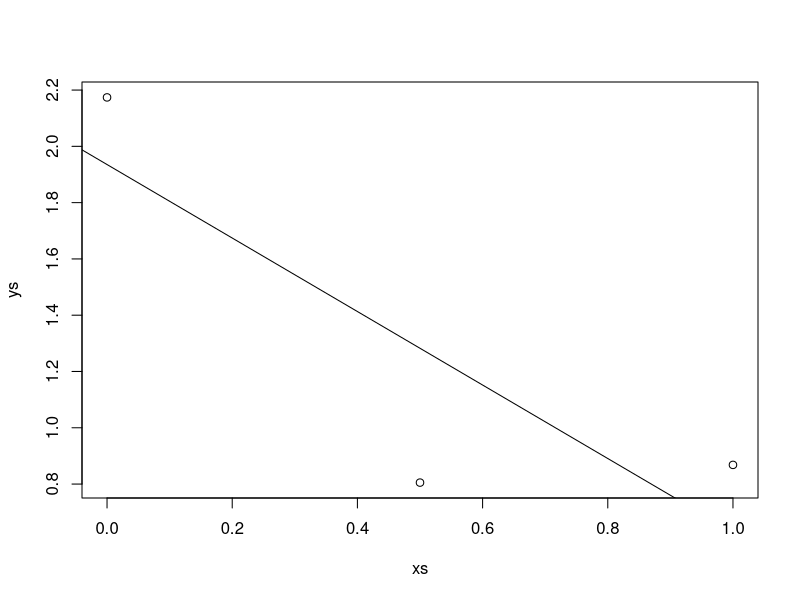
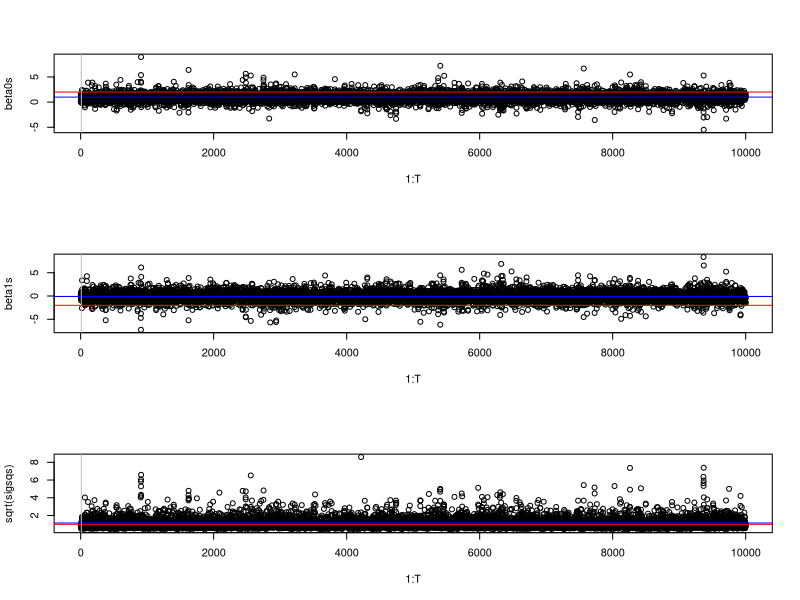
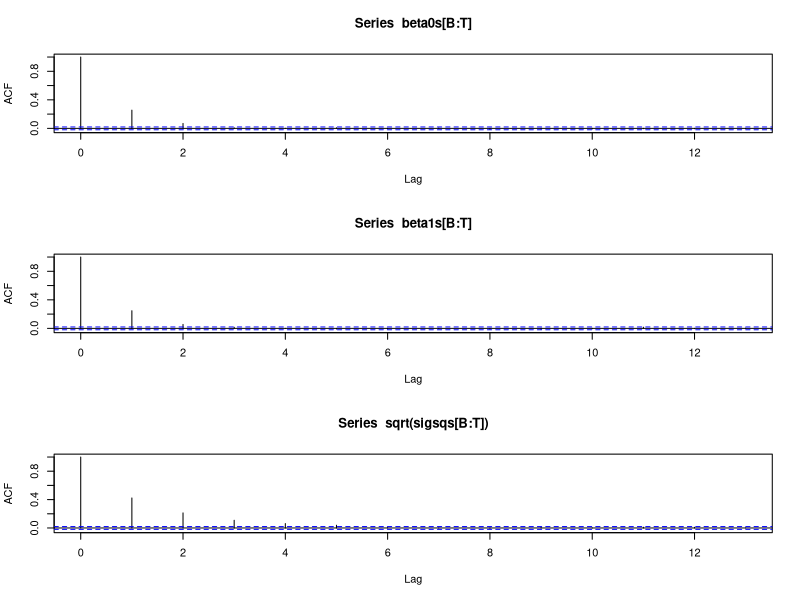
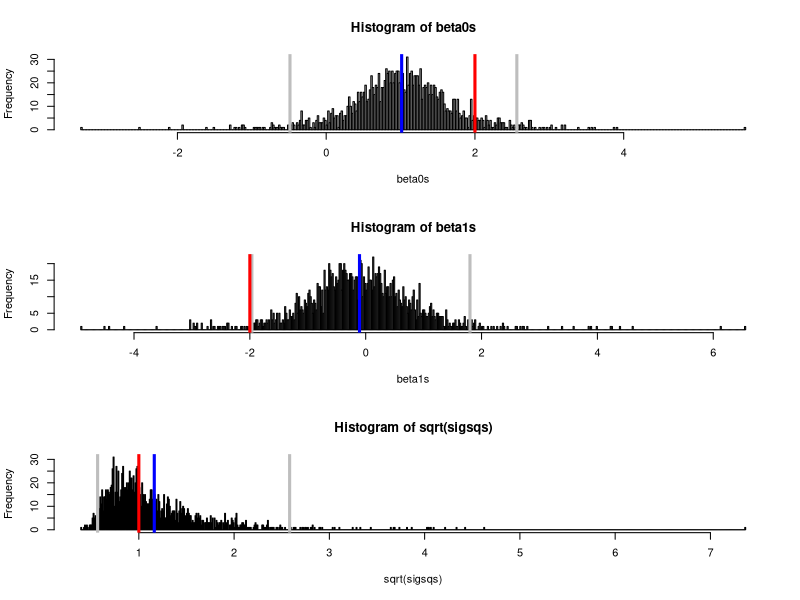

Write R code to recreate these figures, in order.
library(MCMCpack)

#hyperparams
m = 1
n_0 = 1
sigsq_0 = 1


#data
n = 3
true_beta0 = 2
true_beta1 = -2
true_sigsq = 1
xs = seq(0, 1, length.out = n)
ys = true_beta0 + true_beta1 * xs + rnorm(n, 0, sqrt(true_sigsq))
plot(xs, ys)
mod = lm(ys ~ xs)
coef(mod)
abline(a = coef(mod)[1], b = coef(mod)[2])

#statistics of data (for speed)
sumx = sum(xs)
sumy = sum(ys)
sumxy = sum(xs * ys)
sumxsq = sum(xs^2)
n_plus_m = n + m
sumxsq_plus_m = sumxsq + m

#chains
T = 10000
beta0s = array(NA, T)
beta1s = array(NA, T)
sigsqs = array(NA, T)
#start vals
beta0s[1] = 0
beta1s[1] = 0
sigsqs[1] = 1

for (t in 2 : T){
	sigsq = sigsqs[t - 1]
	beta1 = beta1s[t - 1]
	
	#sample beta_0 first
	beta0 = rnorm(1, (sumy - sumx * beta1) / n_plus_m, sqrt(sigsq / n_plus_m))
	
	#now sample beta_1
	beta1 = rnorm(1, (sumxy - sumx * beta0) / sumxsq_plus_m, sqrt(sigsq / sumxsq_plus_m))
	
	#now sample sigsq
	sigsq = rinvgamma(1, (n + n_0) / 2 + 1, (sum((ys - beta0 - beta1 * xs)^2) + m * (beta0^2 + beta1^2) + n_0 * sigsq_0) / 2)
	
	#record
	beta0s[t] = beta0
	beta1s[t] = beta1
	sigsqs[t] = sigsq
}


###assess convergence
B = 10
par(mfrow = c(3, 1))

plot(1 : T, beta0s)
abline(h = mean(beta0s[B : T]), col = "blue")
abline(h = true_beta0, col = "red")
abline(v = B, col = "grey")

plot(1 : T, beta1s)
abline(h = mean(beta1s[B : T]), col = "blue")
abline(h = true_beta1, col = "red")
abline(v = B, col = "grey")

plot(1 : T, sqrt(sigsqs))
abline(h = mean(sqrt(sigsqs[B : T])), col = "blue")
abline(h = sqrt(true_sigsq), col = "red")
abline(v = B, col = "grey")

##assess autocorrelation

par(mfrow = c(3, 1))

acf(beta0s[B : T], xlim = c(0, 13))
acf(beta1s[B : T], xlim = c(0, 13))
acf(sqrt(sigsqs[B : T]), xlim = c(0, 13))


#burn and thin
beta0s = beta0s[B : T]
beta0s = beta0s[seq(1, T - B, by = 6)]
beta1s = beta1s[B : T]
beta1s = beta1s[seq(1, T - B, by = 6)]
sigsqs = sigsqs[B : T]
sigsqs = sigsqs[seq(1, T - B, by = 6)]


#look at posteriors with post-exp at 95% CI
par(mfrow = c(3, 1))


hist(beta0s, br = 500)
abline(v = mean(beta0s), col = "blue", lwd = 3)
abline(v = quantile(beta0s, 0.025), col = "grey", lwd = 3)
abline(v = quantile(beta0s, 0.975), col = "grey", lwd = 3)
abline(v = true_beta0, col = "red", lwd = 3)

hist(beta1s, br = 500)
abline(v = mean(beta1s), col = "blue", lwd = 3)
abline(v = quantile(beta1s, 0.025), col = "grey", lwd = 3)
abline(v = quantile(beta1s, 0.975), col = "grey", lwd = 3)
abline(v = true_beta1, col = "red", lwd = 3)

hist(sqrt(sigsqs), br = 500)
abline(v = sqrt(true_sigsq), col = "red", lwd = 3)
abline(v = mean(sqrt(sigsqs)), col = "blue", lwd = 3)
abline(v = quantile(sqrt(sigsqs), 0.025), col = "grey", lwd = 3)
abline(v = quantile(sqrt(sigsqs), 0.975), col = "grey", lwd = 3)
